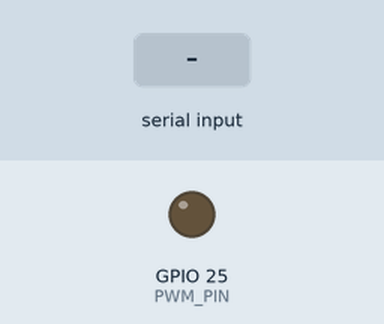
The sketch below on a simulated ESP32. Shown: output pins drawn as LEDs (lit = HIGH). The inputs (shaded band) are chosen by the test bench. What the sketch prints to the serial monitor is not drawn.

Above: at 1.5 s.
1.6 s: "A\n" received over Serial
At 4.4 s:
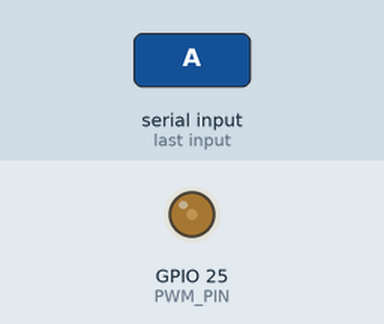
4.6 s: "B:90\n" received over Serial
At 5.0 s:
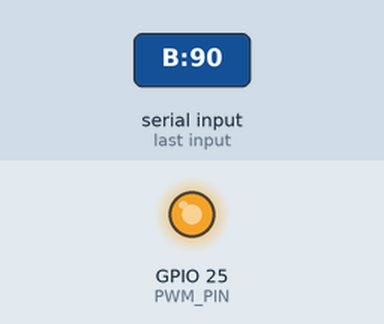
7.5 s: "S\n" received over Serial
At 8.3 s:
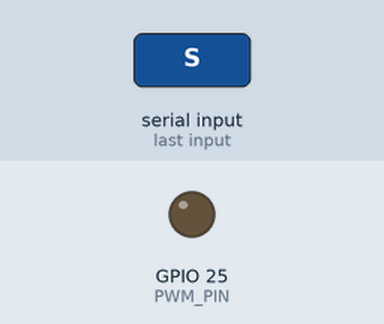
9.0 s: "A\n" received over Serial
At 9.5 s:
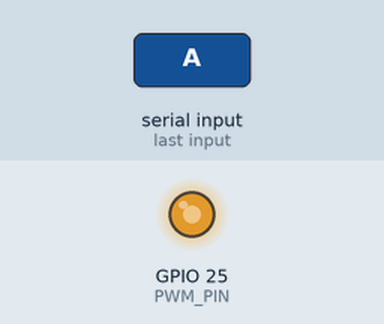
Timing chart, 0 to 12.5 s (numbered marks = the images above; inputs shaded):
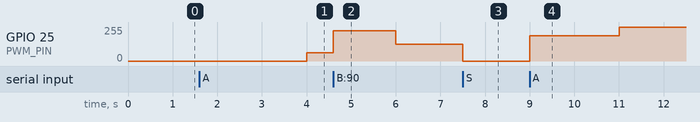

The sketch:

light_pwm_test.ino
```cpp
/*
 * light_pwm_test —— PWM 调光 / 灯带控制验证固件
 * ------------------------------------------------------------------
 * 目标：验证 ESP32 能否用 PWM 平滑调光。
 *
 * ★ 安全前提（务必先读）：
 *   灯带绝对不可以直接接 GPIO！GPIO 只能输出 3.3V/几十 mA 的信号。
 *   灯带电流必须由 MOSFET / 灯带驱动模块承担，ESP32 只输出 PWM 信号。
 *   接线见 ../wiring/接线图.md
 *
 * 接线（默认）：
 *   5V 电源 +   -> 灯带 +
 *   灯带 -      -> MOSFET 漏极(D/OUT)
 *   MOSFET 源极(S/GND) -> 5V 电源 -
 *   ESP32 GND   -> 5V 电源 -         （必须共地，否则 PWM 无效/乱闪）
 *   ESP32 GPIO25 (PWM) -> MOSFET 栅极(G/SIGNAL)
 *
 * 两种模式（用 MODE 选择）：
 *   MODE 0 = 固定 PWM 阶梯测试：0/25/50/75/100% 循环，只验证调光本身
 *   MODE 1 = 结合 BH1750 的照度闭环：自动把照度拉到 TARGET_LUX 附近
 *
 * 串口（115200）输出：
 *   BRIGHTNESS:72        <- 当前亮度百分比
 *   LUX:450.2            <- MODE 1 时附带照度
 * 串口输入（可在监视器里直接敲，回车结束）：
 *   B:50     手动把亮度设为 50%
 *   T:500    把目标照度设为 500 lx（MODE 1 生效）
 *   A        切回自动（MODE 1 下解除手动锁定）
 */

#include <Wire.h>

// ---------------- 模式与参数 ----------------
// 用 #ifndef 包住，方便命令行临时覆盖：
//   arduino-cli compile --fqbn esp32:esp32:esp32 --build-property build.extra_flags=-DMODE=1 <此目录>
#ifndef MODE
#define MODE              0        // 0 = 固定 PWM 阶梯；1 = BH1750 闭环
#endif
#ifndef PWM_PIN
#define PWM_PIN           25       // 信号脚，避免用 6~11(SPI Flash) 与 34~39(仅输入)
#endif
#ifndef PWM_FREQ
#define PWM_FREQ          8000     // 8kHz：与正式固件 lightguard_esp32.ino 完全一致
#endif                             // （1kHz 会让相机画面出现 PWM 频闪条纹，故与正式固件同步提到 8kHz）
#ifndef PWM_RESOLUTION
#define PWM_RESOLUTION    8        // 8 位 -> duty 0~255，同样与正式固件一致
#endif
#ifndef PWM_INVERT
#define PWM_INVERT        0        // 若 MOSFET 是反相驱动（亮度反着来）改成 1
#endif

#define STEP_INTERVAL_MS  2000     // MODE 0 每档停留时间
#define LOOP_INTERVAL_MS  200      // 控制周期

#if MODE == 1
  #define I2C_SDA         21
  #define I2C_SCL         22
  #define BH1750_ADDR     0x23
  #define BH1750_POWER_ON 0x01
  #define BH1750_CONT_H_RES 0x10
  #define TARGET_LUX      900.0f   // 默认目标照度（与验收点 900±30 lx 一致；对应亮度需按 BH1750 最终位置标定）
  // ---- 闭环参数（2026-10-06 实测标定）----
  // 被控对象增益实测（第一次标定）：亮度 0% → 49 lx；100% → 3952 lx
  //   ⇒ 约 39 lx / 每 1% 亮度。⚠️ 增益与 BH1750 摆放位置强相关：最终标定为 0% → 45.8 lx、100% → 2897.5 lx（约 28.5 lx / 1%）
  // 环路增益 = KP × 被控对象增益，必须远小于 1 才不振荡。
  // 原值 KP=0.06 时环路增益 2.34 → 亮度在 0%↔100% 之间来回跳（已实测到）。
  #define KP              0.0025f  // 第一次标定 39 lx/% 时 ≈0.098，最终标定 28.5 lx/% 时 ≈0.071，均稳定
  #define MAX_STEP_PCT    8        // 每周期最多调整 8% 亮度，避免猛冲
  #define MIN_STEP_PCT    1        // ★ 最小步长 1%：否则小误差被取整成 0，永远差一口气
  // 死区按目标值的百分比算（而不是固定 lx），这样换到箱内不同照度也能自适应。
  // 取 2%：等于约"一个最小步长"的照度，既收敛又不会来回抖。
  #define DEADBAND_PCT    2.0f
#endif

#ifndef SAFE_START_WAIT
// 1 = 安全启动：上电后停在 0% 亮度，收到串口命令才开始升亮
//     （目的是"第一次上电"这一步：万一 IN+/IN- 接反，GPIO25 等于被短路到地，
//       0% 时引脚一直输出低电平，不会有大电流，也就不会烧引脚。
//       确认没问题后再用 B:25 / B:50… 逐级升亮。）
#define SAFE_START_WAIT   1
#endif

static const uint32_t DUTY_MAX = (1u << PWM_RESOLUTION) - 1u;
static int   brightness = 0;         // 0~100
static bool  manualLock = false;     // 串口手动设定后锁定
static bool  started    = false;     // 安全启动：是否已收到命令开始输出

// ---------------- 亮度输出 ----------------
static void applyBrightness(int percent) {
  if (percent < 0)   percent = 0;
  if (percent > 100) percent = 100;
  brightness = percent;

  uint32_t duty = (uint32_t)((uint64_t)DUTY_MAX * percent / 100);
#if PWM_INVERT
  duty = DUTY_MAX - duty;
#endif
  ledcWrite(PWM_PIN, duty);

  Serial.printf("BRIGHTNESS:%d\n", brightness);
}

// ---------------- BH1750（MODE 1） ----------------
#if MODE == 1
static bool bhInit() {
  Wire.begin(I2C_SDA, I2C_SCL);
  Wire.setClock(100000);
  Wire.beginTransmission(BH1750_ADDR);
  if (Wire.endTransmission() != 0) return false;
  Wire.beginTransmission(BH1750_ADDR); Wire.write(BH1750_POWER_ON);     Wire.endTransmission();
  delay(20);
  Wire.beginTransmission(BH1750_ADDR); Wire.write(BH1750_CONT_H_RES);   Wire.endTransmission();
  delay(180);
  return true;
}

static float bhReadLux() {
  if (Wire.requestFrom((int)BH1750_ADDR, 2) != 2) return -1.0f;
  uint16_t raw = ((uint16_t)Wire.read() << 8) | (uint16_t)Wire.read();
  return raw / 1.2f;
}
static float targetLux = TARGET_LUX;
#endif

// ---------------- 串口命令 ----------------
static void handleSerial() {
  if (!Serial.available()) return;
  String line = Serial.readStringUntil('\n');
  line.trim();
  if (line.length() == 0) return;
  line.toUpperCase();

  if (line.startsWith("B:")) {
    int v = line.substring(2).toInt();
    manualLock = true;                // 只锁亮度，不自动调节
#if MODE == 1
    started = true;                   // MODE 1：手动亮度下也持续读照度（方便标定），但不自动调整
#endif
    applyBrightness(v);
    Serial.println("# 已手动锁定亮度，输入 A 恢复自动，输入 S 归零停机");
  } else if (line == "A") {
    manualLock = false;
    started = true;
    Serial.println("# 已恢复自动控制");
  } else if (line == "S") {
    // 安全停机：亮度归零并停止自动输出
    manualLock = false;
    started = false;
    applyBrightness(0);
    Serial.println("# 已停机（亮度 0%，停止自动输出）");
  }
#if MODE == 1
  else if (line.startsWith("T:")) {
    targetLux = line.substring(2).toFloat();
    manualLock = false;
    Serial.printf("# 目标照度改为 %.1f lx\n", targetLux);
  }
#endif
  else {
    Serial.println("# 未知命令。可用：B:50 设亮度 / T:500 设目标照度 / A 恢复自动 / S 安全停机" );
  }
}

void setup() {
  Serial.begin(115200);
  delay(300);

  Serial.println();
  Serial.println("===== Light PWM Test =====");
  Serial.printf("# chip %s   mode %d   pwm GPIO%d @ %uHz  %u-bit\n",
                ESP.getChipModel(), MODE, PWM_PIN, PWM_FREQ, PWM_RESOLUTION);
  Serial.println("# 提醒：灯带必须经 MOSFET/驱动模块，ESP32 GND 必须与灯带电源共地");

  ledcAttach(PWM_PIN, PWM_FREQ, PWM_RESOLUTION);
  applyBrightness(0);                 // ★ 上电先 0%，绝不自动升亮

#if SAFE_START_WAIT
  started = false;
  Serial.println("# 【安全启动】亮度 = 0%，暂不输出。");
  Serial.println("#   确认接线无误后，用串口发命令升亮：B:10 → B:25 → B:50 → B:100");
  Serial.println("#   （若灯带不亮或灯带端电压不对，立刻发 B:0 并断电检查 IN+/IN-）");
#else
  started = true;
#endif

#if MODE == 1
  if (bhInit()) {
    Serial.println("# BH1750 就绪，进入照度闭环");
  } else {
    Serial.println("# 未找到 BH1750！MODE 1 无法闭环，改用固定 50% 亮度");
    Serial.println("# （接线请检查 GPIO21=SDA / GPIO22=SCL / 3V3 / GND）");
  }
  Serial.printf("# 目标照度 = %.1f lx\n", targetLux);
#endif
  Serial.println("==========================");
}

void loop() {
  handleSerial();

#if MODE == 0
  // ---------- 固定 PWM 阶梯：只验证"能不能调、灯亮不亮" ----------
  static uint32_t last = 0;
  static uint8_t  step = 0;
  static const int steps[5] = { 0, 25, 50, 75, 100 };

  if (!started) {                     // 安全启动：等命令，保持 0%
    static uint32_t hint = 0;
    if (millis() - hint >= 4000) { hint = millis(); Serial.println("BRIGHTNESS:0"); }
    return;
  }

  if (millis() - last >= STEP_INTERVAL_MS) {
    last = millis();
    manualLock = false;               // MODE 0 下忽略锁定，继续跑阶梯
    applyBrightness(steps[step]);
    step = (step + 1) % 5;
  }
#else
  // ---------- 照度闭环：把照度稳到目标值附近 ----------
  static uint32_t last = 0;

  if (!started) {                     // 安全启动：等命令，保持 0%
    static uint32_t hint = 0;
    if (millis() - hint >= 4000) {
      hint = millis();
      Serial.println("# 等待开始：发 A 进入照度闭环，或发 B:<0-100> 手动设亮度");
    }
    return;
  }

  if (millis() - last >= LOOP_INTERVAL_MS) {
    last = millis();

    float lux = bhReadLux();
    if (lux >= 0) {
      Serial.printf("LUX:%.1f\n", lux);

      if (!manualLock) {
        float err = targetLux - lux;          // 太暗 -> err>0 -> 加亮度
        float deadband = targetLux * DEADBAND_PCT / 100.0f;   // 死区随目标值缩放
        if (fabs(err) > deadband) {           // 进入死区就不动，避免在目标值附近来回抖
          int step = (int)(err * KP);
          if (step >  MAX_STEP_PCT) step =  MAX_STEP_PCT;   // 单步限幅，防止猛冲
          if (step < -MAX_STEP_PCT) step = -MAX_STEP_PCT;
          if (step == 0) step = (err > 0) ? MIN_STEP_PCT : -MIN_STEP_PCT;  // ★ 最小步长
          applyBrightness(brightness + step);
        }
      }
    } else {
      Serial.println("# BH1750 读取失败，保持当前亮度");
    }
  }
#endif
}
```

Measured:
- after the input at 1.6 s, GPIO 25 (PWM_PIN): 0/255 → 63/255 after 2.4 s
- after the input at 4.6 s, GPIO 25 (PWM_PIN): 63/255 → 228/255 at once, → 127/255 1.4 s later
- after the input at 7.5 s, GPIO 25 (PWM_PIN): 127/255 → 0/255 at once
- after the input at 9.0 s, GPIO 25 (PWM_PIN): 0/255 → 190/255 at once, → 255/255 2.0 s later
